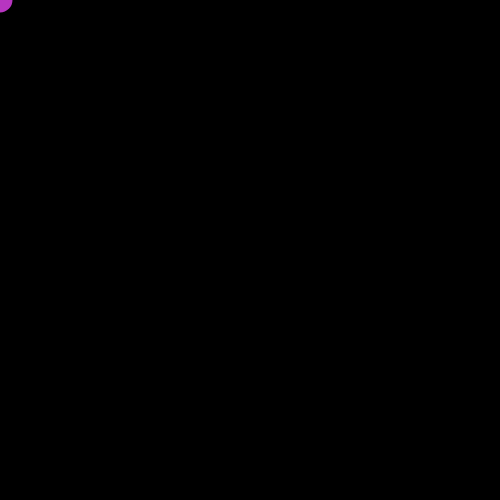
Frame 1 (no input)
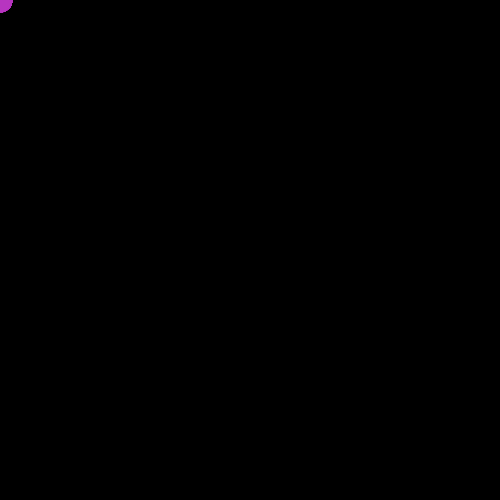
Frame 60 (no input)
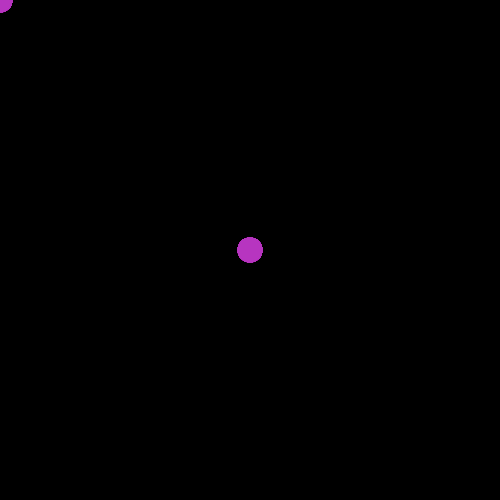
Frame 120 (the mouse pressed at the canvas centre since frame 60)

The p5.js sketch that drew these frames (run headless with seeded random() and noise() and a simulated clock; from frame 60 on, the mouse is pressed at the canvas centre):

// p5.js sketch
// ── sketch.js
//Part 1
function setup() {
    createCanvas(500, 500);
    background(0, 0, 0);
    noStroke();
}

function draw() {
    
}

function mouseClicked() {
    let r = random(0, 256);
    let g = random(0, 256);
    let b = random(0, 256);

    let diameter = random(25, 101);

    fill(r, g, b);
    ellipse(mouseX, mouseY, diameter, diameter);
}

//Part 2
let r = 0;
let g = 0;
let b = 0;

function setup() {
    createCanvas(500, 500);
    background(0,0,0);
    noStroke();

    r = random(0, 256);
    g = random(0, 256);
    b = random(0, 256);
}

function draw() {
    fill(r, g, b);
    ellipse(mouseX, mouseY, 25, 25);
}

function mouseClicked() {
    background(0,0,0);

    r = random(0, 256);
    g = random(0, 256);
    b = random(0, 256);
}
